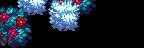

A 2D game scene composited from a Tiled map and its tileset images. What follows is a short description and the map's XML, with every tile layer's data as written:
An orthogonal 9x3 tile map with 16x16 px tiles, 1 tile layer (Back3).

<map version="1.10" tiledversion="1.10.2" orientation="orthogonal" renderorder="right-down" compressionlevel="0" width="9" height="3" tilewidth="16" tileheight="16" infinite="0" nextlayerid="22" nextobjectid="9">
 <properties>
  <property name="AmbientLight" value="255 255 255" />
  <property name="IsGreenhouse" value="T" />
  <property name="Warp" value="5 17 Farm 28 16" />
 </properties>
 <tileset firstgid="1" name="Tiny_Bushes_Winter_Vanilla" tilewidth="16" tileheight="16" tilecount="27" columns="9">
  <image source="Tiny_Bushes_Winter_Vanilla.png" width="144" height="48" />
 </tileset>
 <layer id="21" name="Back3" width="9" height="3">
  <data encoding="csv">
1,2,3,4,5,6,0,0,0,
10,11,0,13,14,0,0,0,0,
19,20,0,0,0,0,0,0,0
</data>
 </layer>
</map>
